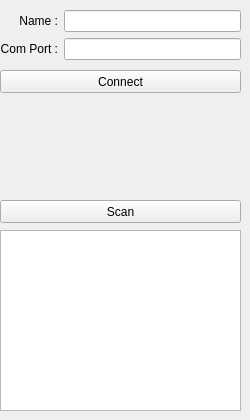
      <widget class="QWidget" name="tab_LocalCamera">
       <attribute name="title">
        <string>Local Camera</string>
       </attribute>
       <widget class="QWidget" name="gridLayoutWidget">
        <property name="geometry">
         <rect>
          <x>0</x>
          <y>10</y>
          <width>241</width>
          <height>52</height>
         </rect>
        </property>
        <layout class="QGridLayout" name="gridLayout">
         <item row="0" column="0">
          <widget class="QLabel" name="label">
           <property name="text">
            <string>Name :</string>
           </property>
           <property name="alignment">
            <set>Qt::AlignRight|Qt::AlignTrailing|Qt::AlignVCenter</set>
           </property>
          </widget>
         </item>
         <item row="1" column="0">
          <widget class="QLabel" name="label_2">
           <property name="text">
            <string>Com Port :</string>
           </property>
           <property name="alignment">
            <set>Qt::AlignRight|Qt::AlignTrailing|Qt::AlignVCenter</set>
           </property>
          </widget>
         </item>
         <item row="0" column="1">
          <widget class="QLineEdit" name="lineEdit_LocalCameraName"/>
         </item>
         <item row="1" column="1">
          <widget class="QLineEdit" name="lineEdit_LocalCameraPort"/>
         </item>
        </layout>
       </widget>
       <widget class="QPushButton" name="pushButton_LocalCameraConnect">
        <property name="geometry">
         <rect>
          <x>0</x>
          <y>70</y>
          <width>241</width>
          <height>23</height>
         </rect>
        </property>
        <property name="text">
         <string>Connect</string>
        </property>
       </widget>
       <widget class="QPushButton" name="pushButton_LocalCameraScan">
        <property name="geometry">
         <rect>
          <x>0</x>
          <y>200</y>
          <width>241</width>
          <height>23</height>
         </rect>
        </property>
        <property name="text">
         <string>Scan</string>
        </property>
       </widget>
       <widget class="QListWidget" name="listWidget_LocalCameraList">
        <property name="geometry">
         <rect>
          <x>0</x>
          <y>230</y>
          <width>241</width>
          <height>181</height>
         </rect>
        </property>
       </widget>
      </widget>
